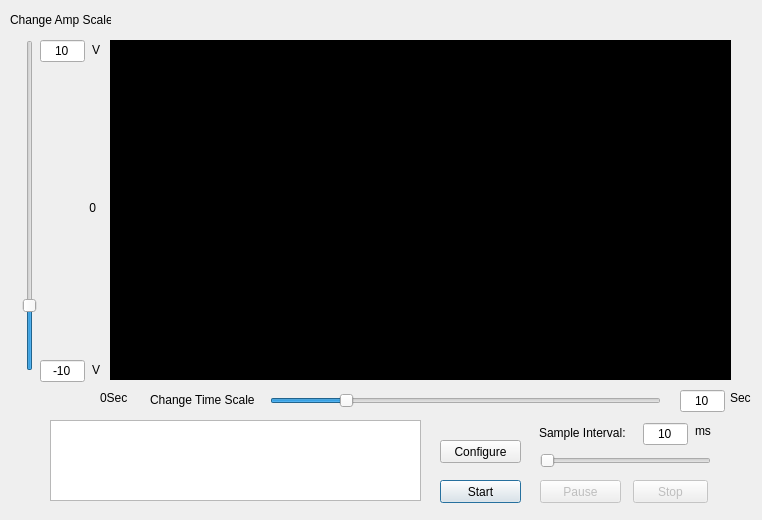
<?xml version="1.0" encoding="UTF-8"?>
<ui version="4.0">
 <class>AI_InstantFrame</class>
 <widget class="QDialog" name="AI_InstantFrame">
  <property name="geometry">
   <rect>
    <x>0</x>
    <y>0</y>
    <width>762</width>
    <height>520</height>
   </rect>
  </property>
  <property name="minimumSize">
   <size>
    <width>762</width>
    <height>520</height>
   </size>
  </property>
  <property name="maximumSize">
   <size>
    <width>762</width>
    <height>520</height>
   </size>
  </property>
  <property name="windowTitle">
   <string>AI_Instant</string>
  </property>
  <property name="autoFillBackground">
   <bool>true</bool>
  </property>
  <widget class="QLabel" name="lblYCoordinateMax">
   <property name="geometry">
    <rect>
     <x>80</x>
     <y>40</y>
     <width>20</width>
     <height>20</height>
    </rect>
   </property>
   <property name="text">
    <string>V</string>
   </property>
   <property name="alignment">
    <set>Qt::AlignRight|Qt::AlignTrailing|Qt::AlignVCenter</set>
   </property>
  </widget>
  <widget class="QLabel" name="lblYCoordinateMid">
   <property name="geometry">
    <rect>
     <x>50</x>
     <y>200</y>
     <width>46</width>
     <height>16</height>
    </rect>
   </property>
   <property name="text">
    <string>0</string>
   </property>
   <property name="alignment">
    <set>Qt::AlignRight|Qt::AlignTrailing|Qt::AlignVCenter</set>
   </property>
  </widget>
  <widget class="QLabel" name="lblYCoordinateMin">
   <property name="geometry">
    <rect>
     <x>80</x>
     <y>360</y>
     <width>20</width>
     <height>20</height>
    </rect>
   </property>
   <property name="text">
    <string>V</string>
   </property>
   <property name="alignment">
    <set>Qt::AlignRight|Qt::AlignTrailing|Qt::AlignVCenter</set>
   </property>
  </widget>
  <widget class="QFrame" name="graphFrame">
   <property name="geometry">
    <rect>
     <x>110</x>
     <y>40</y>
     <width>621</width>
     <height>340</height>
    </rect>
   </property>
   <property name="styleSheet">
    <string notr="true">background-color: rgb(0, 0, 0);</string>
   </property>
   <property name="frameShape">
    <enum>QFrame::StyledPanel</enum>
   </property>
   <property name="frameShadow">
    <enum>QFrame::Raised</enum>
   </property>
  </widget>
  <widget class="QLabel" name="lblXCoordinateStart">
   <property name="geometry">
    <rect>
     <x>100</x>
     <y>390</y>
     <width>41</width>
     <height>16</height>
    </rect>
   </property>
   <property name="text">
    <string>0Sec</string>
   </property>
   <property name="alignment">
    <set>Qt::AlignLeading|Qt::AlignLeft|Qt::AlignVCenter</set>
   </property>
  </widget>
  <widget class="QListWidget" name="listWidget">
   <property name="geometry">
    <rect>
     <x>50</x>
     <y>420</y>
     <width>371</width>
     <height>81</height>
    </rect>
   </property>
   <property name="verticalScrollBarPolicy">
    <enum>Qt::ScrollBarAlwaysOff</enum>
   </property>
   <property name="horizontalScrollBarPolicy">
    <enum>Qt::ScrollBarAlwaysOff</enum>
   </property>
   <property name="selectionMode">
    <enum>QAbstractItemView::NoSelection</enum>
   </property>
   <property name="flow">
    <enum>QListView::LeftToRight</enum>
   </property>
   <property name="isWrapping" stdset="0">
    <bool>true</bool>
   </property>
  </widget>
  <widget class="QLabel" name="lblInterval">
   <property name="geometry">
    <rect>
     <x>539</x>
     <y>425</y>
     <width>101</width>
     <height>16</height>
    </rect>
   </property>
   <property name="text">
    <string>Sample Interval:</string>
   </property>
   <property name="alignment">
    <set>Qt::AlignLeading|Qt::AlignLeft|Qt::AlignVCenter</set>
   </property>
  </widget>
  <widget class="QLineEdit" name="edtTimeValue">
   <property name="geometry">
    <rect>
     <x>643</x>
     <y>423</y>
     <width>45</width>
     <height>22</height>
    </rect>
   </property>
   <property name="text">
    <string>10</string>
   </property>
   <property name="alignment">
    <set>Qt::AlignCenter</set>
   </property>
   <property name="readOnly">
    <bool>true</bool>
   </property>
  </widget>
  <widget class="QLabel" name="lblTimeUnit">
   <property name="geometry">
    <rect>
     <x>695</x>
     <y>423</y>
     <width>16</width>
     <height>16</height>
    </rect>
   </property>
   <property name="text">
    <string>ms</string>
   </property>
   <property name="alignment">
    <set>Qt::AlignLeading|Qt::AlignLeft|Qt::AlignVCenter</set>
   </property>
  </widget>
  <widget class="QSlider" name="sldTimerValue">
   <property name="enabled">
    <bool>true</bool>
   </property>
   <property name="geometry">
    <rect>
     <x>540</x>
     <y>450</y>
     <width>171</width>
     <height>21</height>
    </rect>
   </property>
   <property name="minimum">
    <number>10</number>
   </property>
   <property name="maximum">
    <number>1000</number>
   </property>
   <property name="singleStep">
    <number>10</number>
   </property>
   <property name="value">
    <number>10</number>
   </property>
   <property name="orientation">
    <enum>Qt::Horizontal</enum>
   </property>
   <property name="tickPosition">
    <enum>QSlider::NoTicks</enum>
   </property>
  </widget>
  <widget class="QPushButton" name="btnConfigure">
   <property name="enabled">
    <bool>true</bool>
   </property>
   <property name="geometry">
    <rect>
     <x>440</x>
     <y>440</y>
     <width>81</width>
     <height>23</height>
    </rect>
   </property>
   <property name="text">
    <string>Configure</string>
   </property>
   <property name="autoDefault">
    <bool>false</bool>
   </property>
  </widget>
  <widget class="QPushButton" name="btnStart">
   <property name="enabled">
    <bool>true</bool>
   </property>
   <property name="geometry">
    <rect>
     <x>440</x>
     <y>480</y>
     <width>81</width>
     <height>23</height>
    </rect>
   </property>
   <property name="text">
    <string>Start</string>
   </property>
  </widget>
  <widget class="QPushButton" name="btnPause">
   <property name="enabled">
    <bool>false</bool>
   </property>
   <property name="geometry">
    <rect>
     <x>540</x>
     <y>480</y>
     <width>81</width>
     <height>23</height>
    </rect>
   </property>
   <property name="text">
    <string>Pause</string>
   </property>
  </widget>
  <widget class="QPushButton" name="btnStop">
   <property name="enabled">
    <bool>false</bool>
   </property>
   <property name="geometry">
    <rect>
     <x>633</x>
     <y>480</y>
     <width>75</width>
     <height>23</height>
    </rect>
   </property>
   <property name="text">
    <string>Stop</string>
   </property>
   <property name="autoDefault">
    <bool>false</bool>
   </property>
  </widget>
  <widget class="QSlider" name="sldXscale">
   <property name="enabled">
    <bool>true</bool>
   </property>
   <property name="geometry">
    <rect>
     <x>270</x>
     <y>390</y>
     <width>391</width>
     <height>21</height>
    </rect>
   </property>
   <property name="minimum">
    <number>1</number>
   </property>
   <property name="maximum">
    <number>50</number>
   </property>
   <property name="singleStep">
    <number>10</number>
   </property>
   <property name="value">
    <number>10</number>
   </property>
   <property name="orientation">
    <enum>Qt::Horizontal</enum>
   </property>
   <property name="tickPosition">
    <enum>QSlider::NoTicks</enum>
   </property>
  </widget>
  <widget class="QSlider" name="sldYscale">
   <property name="geometry">
    <rect>
     <x>20</x>
     <y>40</y>
     <width>20</width>
     <height>331</height>
    </rect>
   </property>
   <property name="minimum">
    <number>1</number>
   </property>
   <property name="maximum">
    <number>50</number>
   </property>
   <property name="sliderPosition">
    <number>10</number>
   </property>
   <property name="orientation">
    <enum>Qt::Vertical</enum>
   </property>
  </widget>
  <widget class="QLabel" name="lblXScale">
   <property name="geometry">
    <rect>
     <x>150</x>
     <y>390</y>
     <width>121</width>
     <height>20</height>
    </rect>
   </property>
   <property name="text">
    <string>Change Time Scale</string>
   </property>
  </widget>
  <widget class="QLabel" name="lblYScale">
   <property name="geometry">
    <rect>
     <x>10</x>
     <y>10</y>
     <width>101</width>
     <height>20</height>
    </rect>
   </property>
   <property name="text">
    <string>Change Amp Scale</string>
   </property>
  </widget>
  <widget class="QLabel" name="lblXCoordinateEnd">
   <property name="geometry">
    <rect>
     <x>730</x>
     <y>390</y>
     <width>31</width>
     <height>16</height>
    </rect>
   </property>
   <property name="text">
    <string>Sec</string>
   </property>
   <property name="alignment">
    <set>Qt::AlignLeading|Qt::AlignLeft|Qt::AlignVCenter</set>
   </property>
  </widget>
  <widget class="QLineEdit" name="edtTimeValue_scale">
   <property name="geometry">
    <rect>
     <x>680</x>
     <y>390</y>
     <width>45</width>
     <height>22</height>
    </rect>
   </property>
   <property name="text">
    <string>10</string>
   </property>
   <property name="alignment">
    <set>Qt::AlignCenter</set>
   </property>
   <property name="readOnly">
    <bool>true</bool>
   </property>
  </widget>
  <widget class="QLineEdit" name="edtAmp_scale_min">
   <property name="geometry">
    <rect>
     <x>40</x>
     <y>360</y>
     <width>45</width>
     <height>22</height>
    </rect>
   </property>
   <property name="text">
    <string>-10</string>
   </property>
   <property name="alignment">
    <set>Qt::AlignCenter</set>
   </property>
   <property name="readOnly">
    <bool>true</bool>
   </property>
  </widget>
  <widget class="QLineEdit" name="edtAmp_scale_max">
   <property name="geometry">
    <rect>
     <x>40</x>
     <y>40</y>
     <width>45</width>
     <height>22</height>
    </rect>
   </property>
   <property name="text">
    <string>10</string>
   </property>
   <property name="alignment">
    <set>Qt::AlignCenter</set>
   </property>
   <property name="readOnly">
    <bool>true</bool>
   </property>
  </widget>
 </widget>
 <layoutdefault spacing="6" margin="11"/>
 <tabstops>
  <tabstop>btnConfigure</tabstop>
  <tabstop>btnStart</tabstop>
  <tabstop>btnPause</tabstop>
  <tabstop>btnStop</tabstop>
  <tabstop>sldTimerValue</tabstop>
  <tabstop>edtTimeValue</tabstop>
  <tabstop>listWidget</tabstop>
 </tabstops>
 <resources/>
 <connections/>
</ui>
